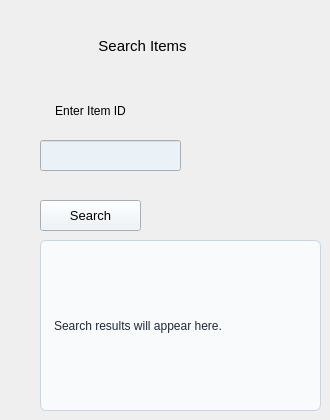
    <widget class="QWidget" name="searchItemsPage">
     <widget class="QLabel" name="searchItemsHeading">
      <property name="geometry">
       <rect>
        <x>40</x>
        <y>30</y>
        <width>201</width>
        <height>31</height>
       </rect>
      </property>
      <property name="palette">
       <palette>
        <active>
         <colorrole role="WindowText">
          <brush brushstyle="SolidPattern">
           <color alpha="255">
            <red>0</red>
            <green>0</green>
            <blue>0</blue>
           </color>
          </brush>
         </colorrole>
         <colorrole role="Button">
          <brush brushstyle="SolidPattern">
           <color alpha="255">
            <red>234</red>
            <green>242</green>
            <blue>248</blue>
           </color>
          </brush>
         </colorrole>
         <colorrole role="Base">
          <brush brushstyle="SolidPattern">
           <color alpha="255">
            <red>234</red>
            <green>242</green>
            <blue>248</blue>
           </color>
          </brush>
         </colorrole>
         <colorrole role="Window">
          <brush brushstyle="SolidPattern">
           <color alpha="255">
            <red>234</red>
            <green>242</green>
            <blue>248</blue>
           </color>
          </brush>
         </colorrole>
        </active>
        <inactive>
         <colorrole role="WindowText">
          <brush brushstyle="SolidPattern">
           <color alpha="255">
            <red>0</red>
            <green>0</green>
            <blue>0</blue>
           </color>
          </brush>
         </colorrole>
         <colorrole role="Button">
          <brush brushstyle="SolidPattern">
           <color alpha="255">
            <red>234</red>
            <green>242</green>
            <blue>248</blue>
           </color>
          </brush>
         </colorrole>
         <colorrole role="Base">
          <brush brushstyle="SolidPattern">
           <color alpha="255">
            <red>234</red>
            <green>242</green>
            <blue>248</blue>
           </color>
          </brush>
         </colorrole>
         <colorrole role="Window">
          <brush brushstyle="SolidPattern">
           <color alpha="255">
            <red>234</red>
            <green>242</green>
            <blue>248</blue>
           </color>
          </brush>
         </colorrole>
        </inactive>
        <disabled>
         <colorrole role="Button">
          <brush brushstyle="SolidPattern">
           <color alpha="255">
            <red>234</red>
            <green>242</green>
            <blue>248</blue>
           </color>
          </brush>
         </colorrole>
         <colorrole role="Base">
          <brush brushstyle="SolidPattern">
           <color alpha="255">
            <red>234</red>
            <green>242</green>
            <blue>248</blue>
           </color>
          </brush>
         </colorrole>
         <colorrole role="Window">
          <brush brushstyle="SolidPattern">
           <color alpha="255">
            <red>234</red>
            <green>242</green>
            <blue>248</blue>
           </color>
          </brush>
         </colorrole>
        </disabled>
       </palette>
      </property>
      <property name="font">
       <font>
        <pointsize>11</pointsize>
       </font>
      </property>
      <property name="text">
       <string>	Search Items</string>
      </property>
      <property name="alignment">
       <set>Qt::AlignmentFlag::AlignCenter</set>
      </property>
     </widget>
     <widget class="QLabel" name="searchIdLabel">
      <property name="geometry">
       <rect>
        <x>40</x>
        <y>90</y>
        <width>101</width>
        <height>41</height>
       </rect>
      </property>
      <property name="palette">
       <palette>
        <active>
         <colorrole role="WindowText">
          <brush brushstyle="SolidPattern">
           <color alpha="255">
            <red>0</red>
            <green>0</green>
            <blue>0</blue>
           </color>
          </brush>
         </colorrole>
         <colorrole role="Button">
          <brush brushstyle="SolidPattern">
           <color alpha="255">
            <red>234</red>
            <green>242</green>
            <blue>248</blue>
           </color>
          </brush>
         </colorrole>
         <colorrole role="Base">
          <brush brushstyle="SolidPattern">
           <color alpha="255">
            <red>234</red>
            <green>242</green>
            <blue>248</blue>
           </color>
          </brush>
         </colorrole>
         <colorrole role="Window">
          <brush brushstyle="SolidPattern">
           <color alpha="255">
            <red>234</red>
            <green>242</green>
            <blue>248</blue>
           </color>
          </brush>
         </colorrole>
        </active>
        <inactive>
         <colorrole role="WindowText">
          <brush brushstyle="SolidPattern">
           <color alpha="255">
            <red>0</red>
            <green>0</green>
            <blue>0</blue>
           </color>
          </brush>
         </colorrole>
         <colorrole role="Button">
          <brush brushstyle="SolidPattern">
           <color alpha="255">
            <red>234</red>
            <green>242</green>
            <blue>248</blue>
           </color>
          </brush>
         </colorrole>
         <colorrole role="Base">
          <brush brushstyle="SolidPattern">
           <color alpha="255">
            <red>234</red>
            <green>242</green>
            <blue>248</blue>
           </color>
          </brush>
         </colorrole>
         <colorrole role="Window">
          <brush brushstyle="SolidPattern">
           <color alpha="255">
            <red>234</red>
            <green>242</green>
            <blue>248</blue>
           </color>
          </brush>
         </colorrole>
        </inactive>
        <disabled>
         <colorrole role="Button">
          <brush brushstyle="SolidPattern">
           <color alpha="255">
            <red>234</red>
            <green>242</green>
            <blue>248</blue>
           </color>
          </brush>
         </colorrole>
         <colorrole role="Base">
          <brush brushstyle="SolidPattern">
           <color alpha="255">
            <red>234</red>
            <green>242</green>
            <blue>248</blue>
           </color>
          </brush>
         </colorrole>
         <colorrole role="Window">
          <brush brushstyle="SolidPattern">
           <color alpha="255">
            <red>234</red>
            <green>242</green>
            <blue>248</blue>
           </color>
          </brush>
         </colorrole>
        </disabled>
       </palette>
      </property>
      <property name="text">
       <string>Enter Item ID</string>
      </property>
      <property name="alignment">
       <set>Qt::AlignmentFlag::AlignCenter</set>
      </property>
     </widget>
     <widget class="QLineEdit" name="searchIdInput">
      <property name="geometry">
       <rect>
        <x>40</x>
        <y>140</y>
        <width>141</width>
        <height>31</height>
       </rect>
      </property>
      <property name="palette">
       <palette>
        <active>
         <colorrole role="Button">
          <brush brushstyle="SolidPattern">
           <color alpha="255">
            <red>234</red>
            <green>242</green>
            <blue>248</blue>
           </color>
          </brush>
         </colorrole>
         <colorrole role="Text">
          <brush brushstyle="SolidPattern">
           <color alpha="255">
            <red>0</red>
            <green>0</green>
            <blue>0</blue>
           </color>
          </brush>
         </colorrole>
         <colorrole role="Base">
          <brush brushstyle="SolidPattern">
           <color alpha="255">
            <red>234</red>
            <green>242</green>
            <blue>248</blue>
           </color>
          </brush>
         </colorrole>
         <colorrole role="Window">
          <brush brushstyle="SolidPattern">
           <color alpha="255">
            <red>234</red>
            <green>242</green>
            <blue>248</blue>
           </color>
          </brush>
         </colorrole>
        </active>
        <inactive>
         <colorrole role="Button">
          <brush brushstyle="SolidPattern">
           <color alpha="255">
            <red>234</red>
            <green>242</green>
            <blue>248</blue>
           </color>
          </brush>
         </colorrole>
         <colorrole role="Text">
          <brush brushstyle="SolidPattern">
           <color alpha="255">
            <red>0</red>
            <green>0</green>
            <blue>0</blue>
           </color>
          </brush>
         </colorrole>
         <colorrole role="Base">
          <brush brushstyle="SolidPattern">
           <color alpha="255">
            <red>234</red>
            <green>242</green>
            <blue>248</blue>
           </color>
          </brush>
         </colorrole>
         <colorrole role="Window">
          <brush brushstyle="SolidPattern">
           <color alpha="255">
            <red>234</red>
            <green>242</green>
            <blue>248</blue>
           </color>
          </brush>
         </colorrole>
        </inactive>
        <disabled>
         <colorrole role="Button">
          <brush brushstyle="SolidPattern">
           <color alpha="255">
            <red>234</red>
            <green>242</green>
            <blue>248</blue>
           </color>
          </brush>
         </colorrole>
         <colorrole role="Base">
          <brush brushstyle="SolidPattern">
           <color alpha="255">
            <red>234</red>
            <green>242</green>
            <blue>248</blue>
           </color>
          </brush>
         </colorrole>
         <colorrole role="Window">
          <brush brushstyle="SolidPattern">
           <color alpha="255">
            <red>234</red>
            <green>242</green>
            <blue>248</blue>
           </color>
          </brush>
         </colorrole>
        </disabled>
       </palette>
      </property>
     </widget>
     <widget class="QPushButton" name="searchButton">
      <property name="geometry">
       <rect>
        <x>40</x>
        <y>200</y>
        <width>101</width>
        <height>31</height>
       </rect>
      </property>
      <property name="palette">
       <palette>
        <active>
         <colorrole role="WindowText">
          <brush brushstyle="SolidPattern">
           <color alpha="255">
            <red>0</red>
            <green>0</green>
            <blue>0</blue>
           </color>
          </brush>
         </colorrole>
         <colorrole role="Button">
          <brush brushstyle="SolidPattern">
           <color alpha="255">
            <red>234</red>
            <green>242</green>
            <blue>248</blue>
           </color>
          </brush>
         </colorrole>
         <colorrole role="Text">
          <brush brushstyle="SolidPattern">
           <color alpha="255">
            <red>0</red>
            <green>0</green>
            <blue>0</blue>
           </color>
          </brush>
         </colorrole>
         <colorrole role="ButtonText">
          <brush brushstyle="SolidPattern">
           <color alpha="255">
            <red>0</red>
            <green>0</green>
            <blue>0</blue>
           </color>
          </brush>
         </colorrole>
         <colorrole role="Base">
          <brush brushstyle="SolidPattern">
           <color alpha="255">
            <red>234</red>
            <green>242</green>
            <blue>248</blue>
           </color>
          </brush>
         </colorrole>
         <colorrole role="Window">
          <brush brushstyle="SolidPattern">
           <color alpha="255">
            <red>234</red>
            <green>242</green>
            <blue>248</blue>
           </color>
          </brush>
         </colorrole>
         <colorrole role="Highlight">
          <brush brushstyle="SolidPattern">
           <color alpha="255">
            <red>31</red>
            <green>155</green>
            <blue>93</blue>
           </color>
          </brush>
         </colorrole>
         <colorrole role="PlaceholderText">
          <brush brushstyle="SolidPattern">
           <color alpha="255">
            <red>0</red>
            <green>0</green>
            <blue>0</blue>
           </color>
          </brush>
         </colorrole>
        </active>
        <inactive>
         <colorrole role="WindowText">
          <brush brushstyle="SolidPattern">
           <color alpha="255">
            <red>0</red>
            <green>0</green>
            <blue>0</blue>
           </color>
          </brush>
         </colorrole>
         <colorrole role="Button">
          <brush brushstyle="SolidPattern">
           <color alpha="255">
            <red>234</red>
            <green>242</green>
            <blue>248</blue>
           </color>
          </brush>
         </colorrole>
         <colorrole role="Text">
          <brush brushstyle="SolidPattern">
           <color alpha="255">
            <red>0</red>
            <green>0</green>
            <blue>0</blue>
           </color>
          </brush>
         </colorrole>
         <colorrole role="ButtonText">
          <brush brushstyle="SolidPattern">
           <color alpha="255">
            <red>0</red>
            <green>0</green>
            <blue>0</blue>
           </color>
          </brush>
         </colorrole>
         <colorrole role="Base">
          <brush brushstyle="SolidPattern">
           <color alpha="255">
            <red>234</red>
            <green>242</green>
            <blue>248</blue>
           </color>
          </brush>
         </colorrole>
         <colorrole role="Window">
          <brush brushstyle="SolidPattern">
           <color alpha="255">
            <red>234</red>
            <green>242</green>
            <blue>248</blue>
           </color>
          </brush>
         </colorrole>
         <colorrole role="Highlight">
          <brush brushstyle="SolidPattern">
           <color alpha="255">
            <red>31</red>
            <green>155</green>
            <blue>93</blue>
           </color>
          </brush>
         </colorrole>
         <colorrole role="PlaceholderText">
          <brush brushstyle="SolidPattern">
           <color alpha="255">
            <red>0</red>
            <green>0</green>
            <blue>0</blue>
           </color>
          </brush>
         </colorrole>
        </inactive>
        <disabled>
         <colorrole role="Button">
          <brush brushstyle="SolidPattern">
           <color alpha="255">
            <red>234</red>
            <green>242</green>
            <blue>248</blue>
           </color>
          </brush>
         </colorrole>
         <colorrole role="Base">
          <brush brushstyle="SolidPattern">
           <color alpha="255">
            <red>234</red>
            <green>242</green>
            <blue>248</blue>
           </color>
          </brush>
         </colorrole>
         <colorrole role="Window">
          <brush brushstyle="SolidPattern">
           <color alpha="255">
            <red>234</red>
            <green>242</green>
            <blue>248</blue>
           </color>
          </brush>
         </colorrole>
         <colorrole role="Highlight">
          <brush brushstyle="SolidPattern">
           <color alpha="255">
            <red>31</red>
            <green>155</green>
            <blue>93</blue>
           </color>
          </brush>
         </colorrole>
         <colorrole role="PlaceholderText">
          <brush brushstyle="SolidPattern">
           <color alpha="255">
            <red>0</red>
            <green>0</green>
            <blue>0</blue>
           </color>
          </brush>
         </colorrole>
        </disabled>
       </palette>
      </property>
      <property name="font">
       <font>
        <pointsize>10</pointsize>
        <bold>false</bold>
       </font>
      </property>
      <property name="text">
       <string>Search</string>
      </property>
     </widget>
     <widget class="QLabel" name="searchResultLabel">
      <property name="geometry">
       <rect>
        <x>40</x>
        <y>240</y>
        <width>281</width>
        <height>171</height>
       </rect>
      </property>
      <property name="palette">
       <palette>
        <active>
         <colorrole role="WindowText">
          <brush brushstyle="SolidPattern">
           <color alpha="255">
            <red>30</red>
            <green>41</green>
            <blue>59</blue>
           </color>
          </brush>
         </colorrole>
         <colorrole role="Button">
          <brush brushstyle="SolidPattern">
           <color alpha="255">
            <red>248</red>
            <green>250</green>
            <blue>252</blue>
           </color>
          </brush>
         </colorrole>
         <colorrole role="Text">
          <brush brushstyle="SolidPattern">
           <color alpha="255">
            <red>30</red>
            <green>41</green>
            <blue>59</blue>
           </color>
          </brush>
         </colorrole>
         <colorrole role="ButtonText">
          <brush brushstyle="SolidPattern">
           <color alpha="255">
            <red>30</red>
            <green>41</green>
            <blue>59</blue>
           </color>
          </brush>
         </colorrole>
         <colorrole role="Base">
          <brush brushstyle="SolidPattern">
           <color alpha="255">
            <red>248</red>
            <green>250</green>
            <blue>252</blue>
           </color>
          </brush>
         </colorrole>
         <colorrole role="Window">
          <brush brushstyle="SolidPattern">
           <color alpha="255">
            <red>248</red>
            <green>250</green>
            <blue>252</blue>
           </color>
          </brush>
         </colorrole>
         <colorrole role="PlaceholderText">
          <brush brushstyle="SolidPattern">
           <color alpha="128">
            <red>30</red>
            <green>41</green>
            <blue>59</blue>
           </color>
          </brush>
         </colorrole>
        </active>
        <inactive>
         <colorrole role="WindowText">
          <brush brushstyle="SolidPattern">
           <color alpha="255">
            <red>30</red>
            <green>41</green>
            <blue>59</blue>
           </color>
          </brush>
         </colorrole>
         <colorrole role="Button">
          <brush brushstyle="SolidPattern">
           <color alpha="255">
            <red>248</red>
            <green>250</green>
            <blue>252</blue>
           </color>
          </brush>
         </colorrole>
         <colorrole role="Text">
          <brush brushstyle="SolidPattern">
           <color alpha="255">
            <red>30</red>
            <green>41</green>
            <blue>59</blue>
           </color>
          </brush>
         </colorrole>
         <colorrole role="ButtonText">
          <brush brushstyle="SolidPattern">
           <color alpha="255">
            <red>30</red>
            <green>41</green>
            <blue>59</blue>
           </color>
          </brush>
         </colorrole>
         <colorrole role="Base">
          <brush brushstyle="SolidPattern">
           <color alpha="255">
            <red>248</red>
            <green>250</green>
            <blue>252</blue>
           </color>
          </brush>
         </colorrole>
         <colorrole role="Window">
          <brush brushstyle="SolidPattern">
           <color alpha="255">
            <red>248</red>
            <green>250</green>
            <blue>252</blue>
           </color>
          </brush>
         </colorrole>
         <colorrole role="PlaceholderText">
          <brush brushstyle="SolidPattern">
           <color alpha="128">
            <red>30</red>
            <green>41</green>
            <blue>59</blue>
           </color>
          </brush>
         </colorrole>
        </inactive>
        <disabled>
         <colorrole role="WindowText">
          <brush brushstyle="SolidPattern">
           <color alpha="255">
            <red>30</red>
            <green>41</green>
            <blue>59</blue>
           </color>
          </brush>
         </colorrole>
         <colorrole role="Button">
          <brush brushstyle="SolidPattern">
           <color alpha="255">
            <red>248</red>
            <green>250</green>
            <blue>252</blue>
           </color>
          </brush>
         </colorrole>
         <colorrole role="Text">
          <brush brushstyle="SolidPattern">
           <color alpha="255">
            <red>30</red>
            <green>41</green>
            <blue>59</blue>
           </color>
          </brush>
         </colorrole>
         <colorrole role="ButtonText">
          <brush brushstyle="SolidPattern">
           <color alpha="255">
            <red>30</red>
            <green>41</green>
            <blue>59</blue>
           </color>
          </brush>
         </colorrole>
         <colorrole role="Base">
          <brush brushstyle="SolidPattern">
           <color alpha="255">
            <red>248</red>
            <green>250</green>
            <blue>252</blue>
           </color>
          </brush>
         </colorrole>
         <colorrole role="Window">
          <brush brushstyle="SolidPattern">
           <color alpha="255">
            <red>248</red>
            <green>250</green>
            <blue>252</blue>
           </color>
          </brush>
         </colorrole>
         <colorrole role="PlaceholderText">
          <brush brushstyle="SolidPattern">
           <color alpha="128">
            <red>30</red>
            <green>41</green>
            <blue>59</blue>
           </color>
          </brush>
         </colorrole>
        </disabled>
       </palette>
      </property>
      <property name="styleSheet">
       <string notr="true">QLabel {
    color: #1E293B;
    background-color: #F8FAFC;
    border: 1px solid #CBD5E1;
    border-radius: 6px;
    padding: 10px;
}</string>
      </property>
      <property name="text">
       <string>Search results will appear here.</string>
      </property>
      <property name="wordWrap">
       <bool>true</bool>
      </property>
     </widget>
    </widget>
